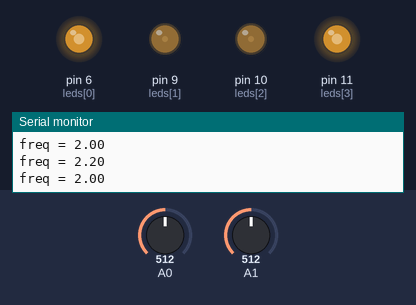
The sketch below on a simulated Arduino Uno, built with avr-gcc and run on an emulated ATmega328P. Shown: output pins drawn as LEDs (lit = HIGH), the last lines printed to the serial monitor. The test bench sets the inputs (shaded band); at power-on: A1 = 512, A0 = 512.

Above: at 1.2 s.
1.3 s: A1 set to 0
At 1.75 s:
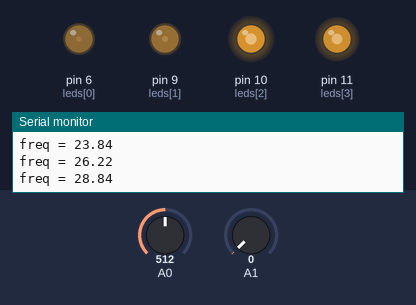
4.3 s: A0 set to 0
At 4.51 s:
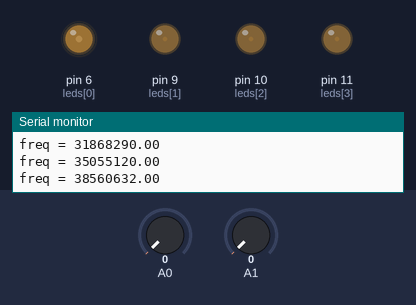
7.3 s: A0 set to 122
At 8.82 s:
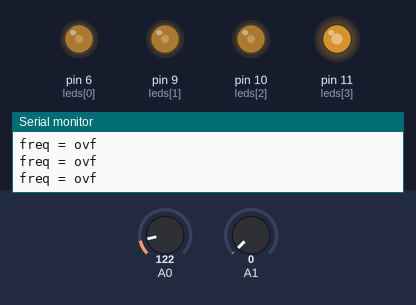
10.3 s: A1 set to 122
At 10.97 s:
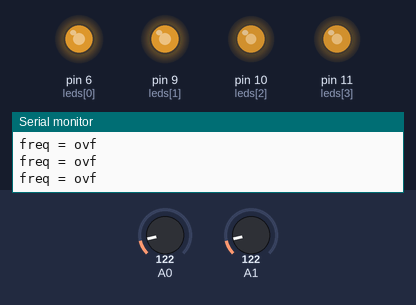
13.3 s: A0 set to 0
16.3 s: A0 set to 190
Timing chart, 0 to 24.0 s (numbered marks = the images above; inputs shaded):
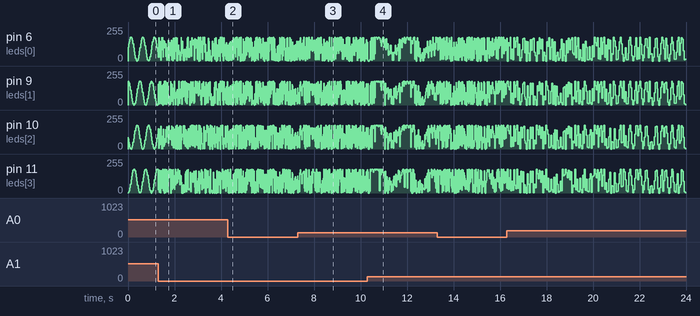

The sketch:

spinner.ino
```cpp
const int nleds = 4;
const int leds[nleds] = { 6, 9, 10, 11 };

const float MAX_BRI = 180;
const float phase[nleds] = { .0, .25, .5, .75 };
float freq = 2.;
const float FREQ_BOOST = 1.1;

void setup()  {
  // reset leds
  for(int i=0; i<nleds; ++i) {
    pinMode(leds[i], OUTPUT);
  }

  // set up logging
  Serial.begin(9600);
  Serial.println("I'm in.");
}

void setSpinner(float frequency)  {
  for(int i=0; i<nleds; ++i) {
    float time = millis() / 1e+3;
    int brightness = MAX_BRI/2 + MAX_BRI/2*sin(6.283185*( phase[i] + time * frequency ));

    // light up the led
    analogWrite(leds[i], brightness);
  }
}

void loop()  {
  // light the LEDs
  setSpinner(freq);
  delay(10);

  // read the encoder; modify frequency
  int pot_pos = analogRead(0);
  int pot_neg = analogRead(1);
  if(pot_pos > 0) {
    freq *= FREQ_BOOST;
    Serial.print("freq = ");
    Serial.println(freq);
  }
  if(pot_neg > 0) {
    freq /= FREQ_BOOST;
    Serial.print("freq = ");
    Serial.println(freq);
  }
}
```
